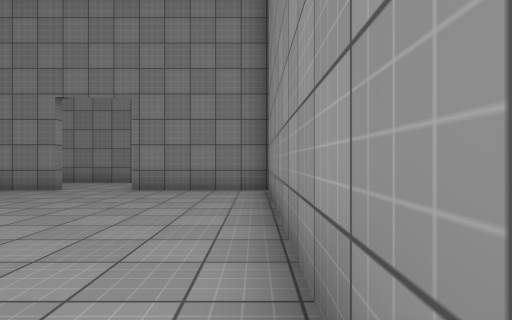
[1] (above)

24 first-person views from a walk through a 3-D level made in the Unity game engine. The camera is 1.2 m above the floor, looks level and sees 80° across. The floor is counted in squares, 1.6 m on a side. Each view is taken from the middle of a square. On the plan, view 1 faces up. The plan holds only what a view shows up to about 10 squares ahead; the rest is blank. The place goes on beyond the plan. The player character is not drawn. Surface patterns are stand-ins for the level's own textures.

[2]
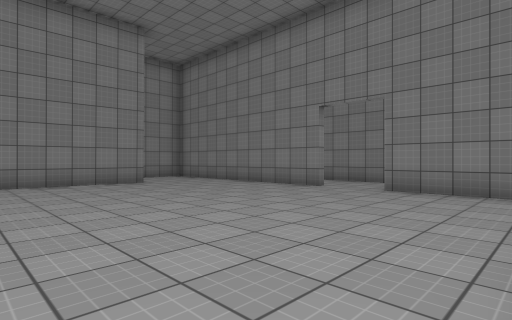

[3]
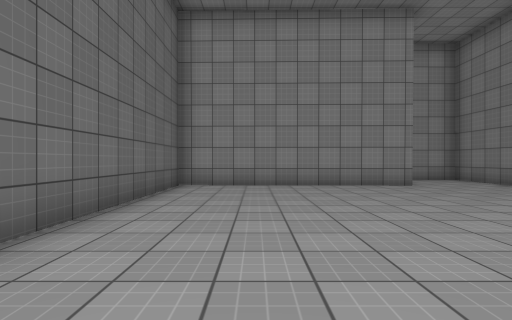

[4]
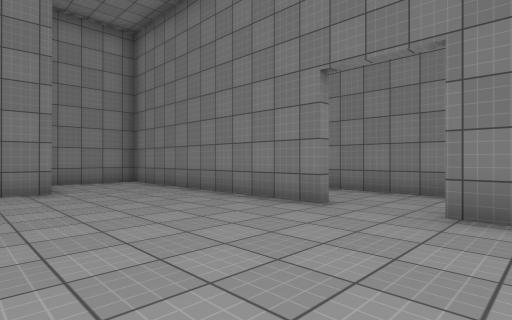

[5]
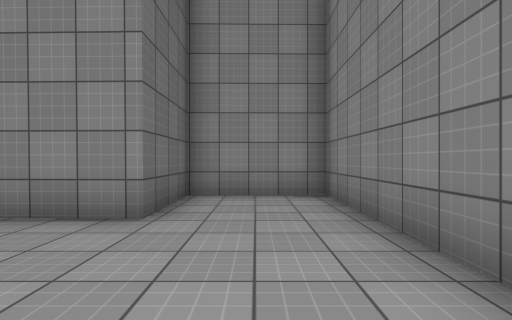

[6]
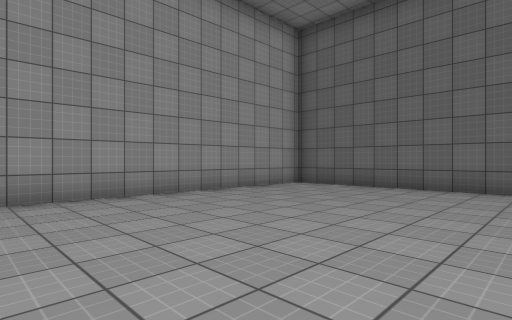

[7]
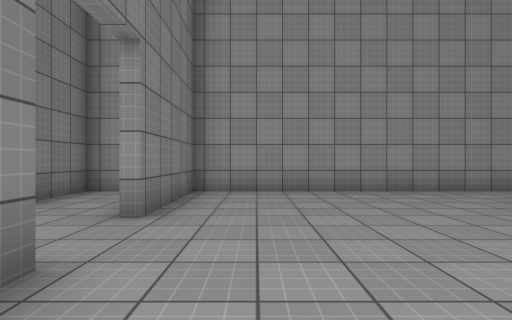

[8]
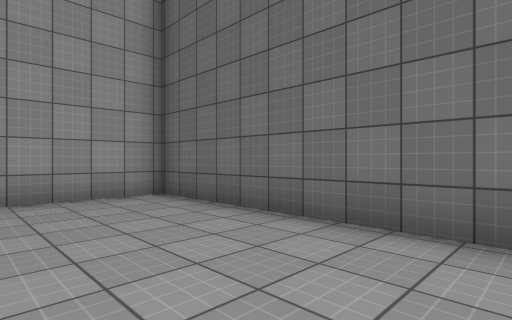

[9]
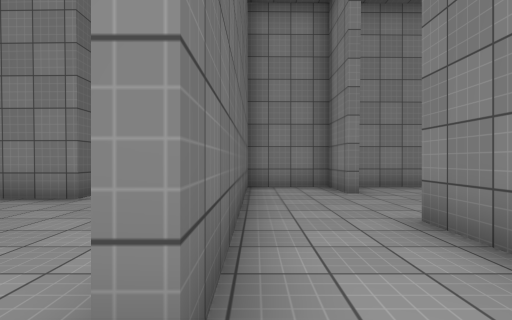

[10]
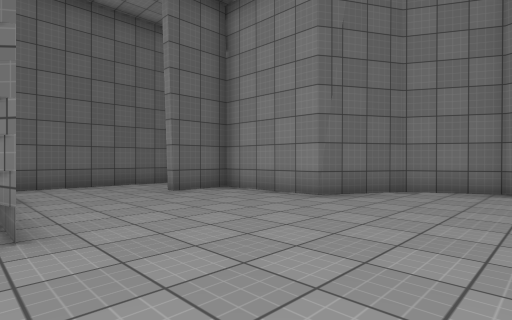

[11]
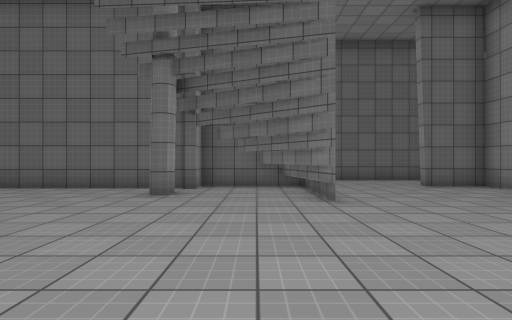

[12]
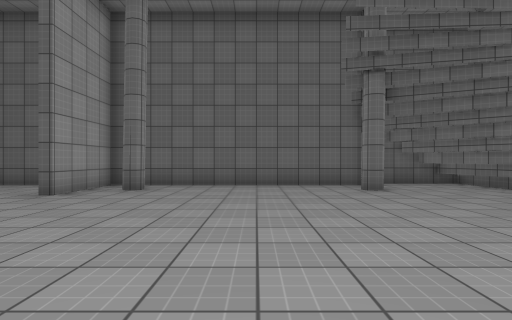

[13]
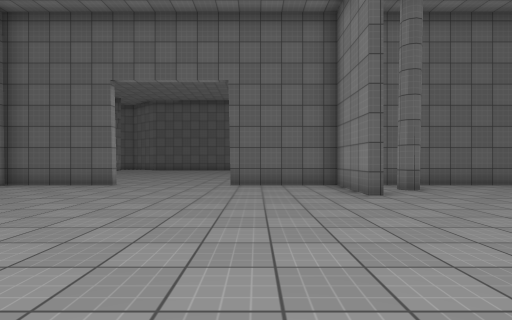

[14]
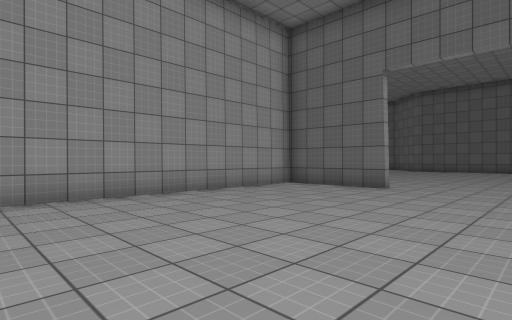

[15]
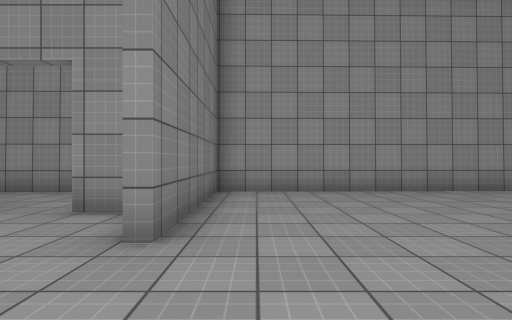

[16]
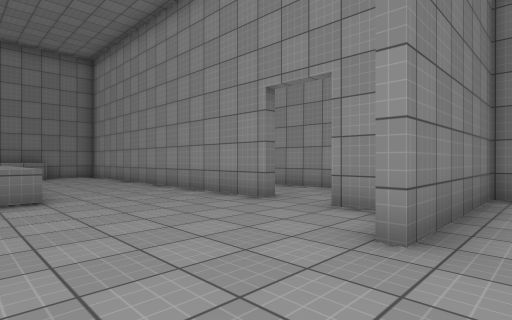

[17]
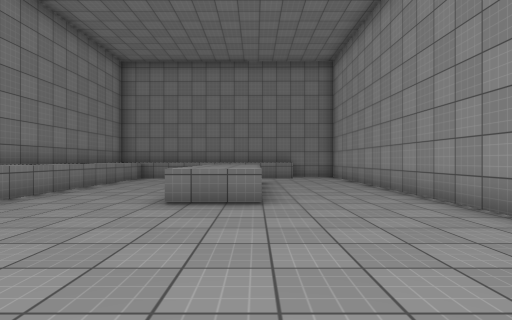

[18]
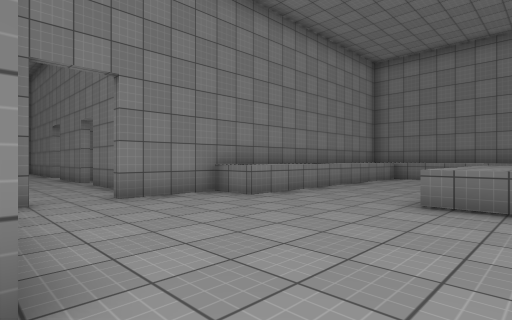

[19]
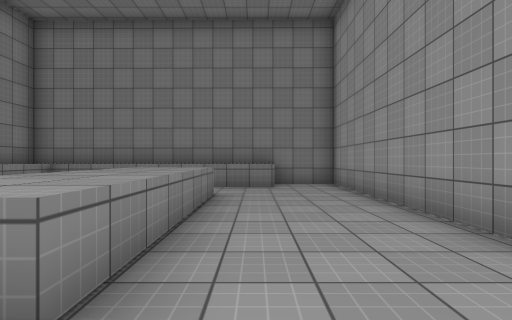

[20]
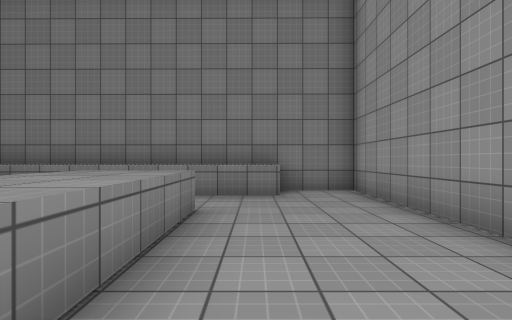

[21]
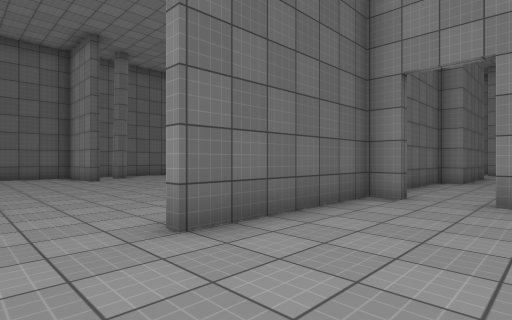

[22]
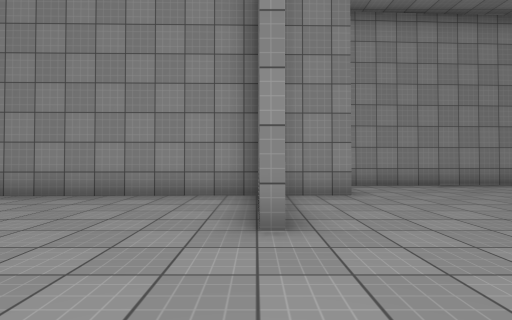

[23]
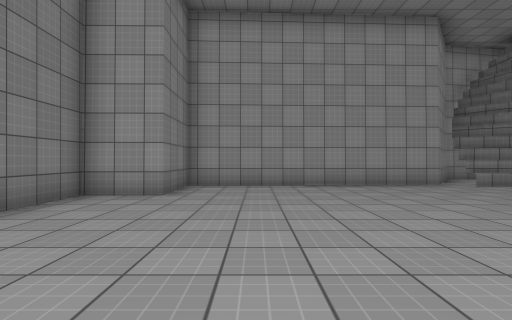

[24]
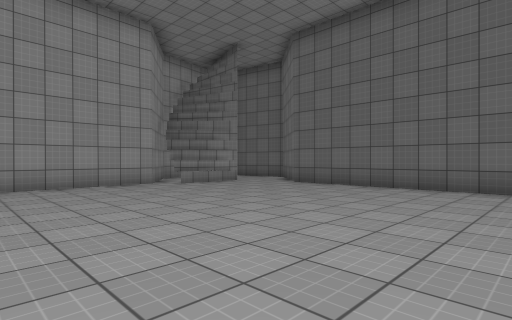

### Floor plan
Points are (right, up) in squares from view 1. A wall is a line through its corners. A room is listed if a view was taken in it or the views show most of it. See-through windows are left out.
Room 1 (views 1, 2, 3, 4, 5, 6, 7, 8)
walls: (-4.9, 7.5) (-12.5, 7.5) (-12.4, 4.6) (-9.9, 4.6) (-10, -2.3) (0.3, -2.3) (0.3, 7.5) (-3.1, 7.5)
ways out: opening at (-4, 8) to room 2
Room 2 (views 9, 10, 11, 12, 13, 14, 15, 16, 17, 18, 19, 20, 21, 22, 23, 24)
walls: (3.6, 13.6) (3.6, 11) (6.9, 11); (0.3, 9.2) (0.3, 10) (-1.5, 10); (-3.6, 10) (-7.7, 10); (10.3, 11) (13.5, 11) (13.3, 21.9) (8.7, 21.9); (-3.1, 7.5) (-3.1, 7.9); (1, 23) (1, 22.2) (5.4, 22.2); (-6.5, 12.1) (-6.1, 11.5); (-7.4, 13.7) (-6.9, 12.4); (-7.4, 13.6) (-6.7, 12.4); (-7.8, 10.3) (-4.4, 10.3) (-4.4, 11) (3.3, 11) (3.3, 13.6); (10.4, 22.9) (10.4, 23.7); (-1.1, 25) (-2.9, 25); (-5, 22.9) (-4.2, 22.9) (-4.2, 22.2) (-1.3, 22.2); (10.4, 25.1) (10.4, 35.5) (1, 35.6); (-10.9, 10) (-12.5, 10) (-12.5, 7.7); (-12, 7.8) (-4.9, 7.8) (-4.9, 7.5); (7.7, -2.3) (12.9, -2.4); (1, 32) (1, 24.2); (-15.5, 16.2) (-14.5, 14.4) (-12.6, 13.3) (-12.5, 10.3) (-10.8, 10.3); (16.9, 1) (16.3, 1.4) (15.9, 9) (13.5, 9) (13.5, 10.7) (11.4, 10.7); (15.8, -0.5) (16, 0.9); (16, -0.5) (16.5, 0.7)
low walls: (-7.4, 13.5) (-7.4, 12.5); (-7.4, 13.3) (-7.2, 12.6); (7.1, 32.5) (7.1, 27.2) (5.4, 27.2); (15.6, -0.2) (15.6, 0.9); (8.6, 34.4) (2.3, 34.4) (2.3, 26.6) (1, 26.6)
ways out: opening at (-4, 8) to room 1; opening at (-3, 25); opening at (11, 24.5)

Positions as (right, up) in squares from view 1, and headings:
1: (0, 0), facing up
2: (0, 0), facing up-left
3: (-1, 0), facing left
4: (-2, 3), facing up-left
5: (-6, 6), facing left
6: (-6, 6), facing down-right
7: (-7, 6), facing right
8: (-6, 1), facing down-right
9: (-4, 8), facing left
10: (-7, 17), facing down-left
11: (-6, 19), facing down
12: (-1, 20), facing down
13: (6, 20), facing down
14: (7, 19), facing down-right
15: (6, 21), facing right
16: (6, 21), facing up-right
17: (7, 22), facing up
18: (7, 22), facing up-left
19: (8, 26), facing up
20: (8, 28), facing up
21: (7, 25), facing down-left
22: (7, 11), facing right
23: (7, 7), facing right
24: (7, 6), facing down-right
